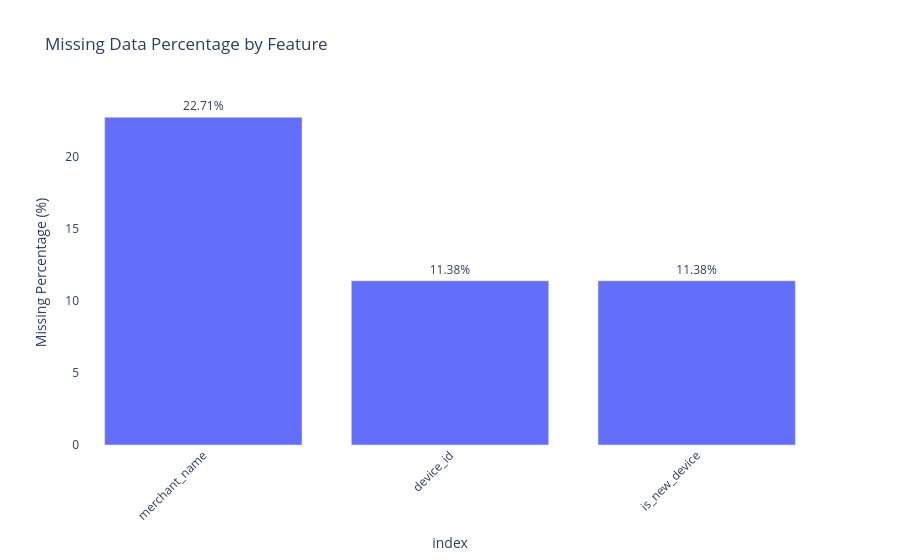

Write notebook code for a chart like this one.
### Markdown cell above
##### Data Cleanning: (Missing Values, negative values, duplicates)

### Code cell
# ----------------------------------------------------------
# 1. Check missing values before treatment
# ----------------------------------------------------------
'''
Create a dataframe to show total number of missing values
and percentage of missing values in transaction data
'''

missing_data = pd.DataFrame({"Missing Data": transaction_data.isnull().sum(), "Missing Percentage": (transaction_data.isnull().mean() * 100).round(2)})

# Show only columns that contain missing values
missing_data = (missing_data[missing_data["Missing Data"] > 0].sort_values("Missing Percentage", ascending=False))

print("Missing values BEFORE treatment:")
print("--"*25)
print(missing_data)
print()


# Visualizing the Missing Data
print("Visaulization of Missing values BEFORE treatment:")
print("--"*25)
fig = px.bar(missing_data, x=missing_data.index, y="Missing Percentage",
             title="Missing Data Percentage by Feature",
             labels={"x": "Features", "Missing Percentage": "Missing Percentage (%)"},
             text="Missing Percentage")

fig.update_traces( texttemplate="%{text:.2f}%", textposition="outside")

fig.update_layout(showlegend=False, plot_bgcolor="white", paper_bgcolor="white",
                  xaxis=dict(showgrid=False, tickangle=-45), yaxis=dict(showgrid=False))

fig.show()

### Figure 1 — Plotly figure (JSON) as saved in the notebook; plotly's stock layout.template omitted (floating-point values rounded to 4 significant figures)
{"data": [{"hovertemplate": "index=%{x}<br>Missing Percentage (%)=%{text}<extra></extra>", "legendgroup": "", "marker": {"color": "#636efa", "pattern": {"shape": ""}}, "name": "", "orientation": "v", "showlegend": false, "text": [22.71, 11.38, 11.38], "textposition": "outside", "texttemplate": "%{text:.2f}%", "type": "bar", "x": ["merchant_name", "device_id", "is_new_device"], "xaxis": "x", "y": [22.71, 11.38, 11.38], "yaxis": "y"}], "layout": {"barmode": "relative", "legend": {"tracegroupgap": 0}, "paper_bgcolor": "white", "plot_bgcolor": "white", "showlegend": false, "title": {"text": "Missing Data Percentage by Feature"}, "xaxis": {"anchor": "y", "domain": [0, 1], "showgrid": false, "tickangle": -45, "title": {"text": "index"}}, "yaxis": {"anchor": "x", "domain": [0, 1], "showgrid": false, "title": {"text": "Missing Percentage (%)"}}}}
